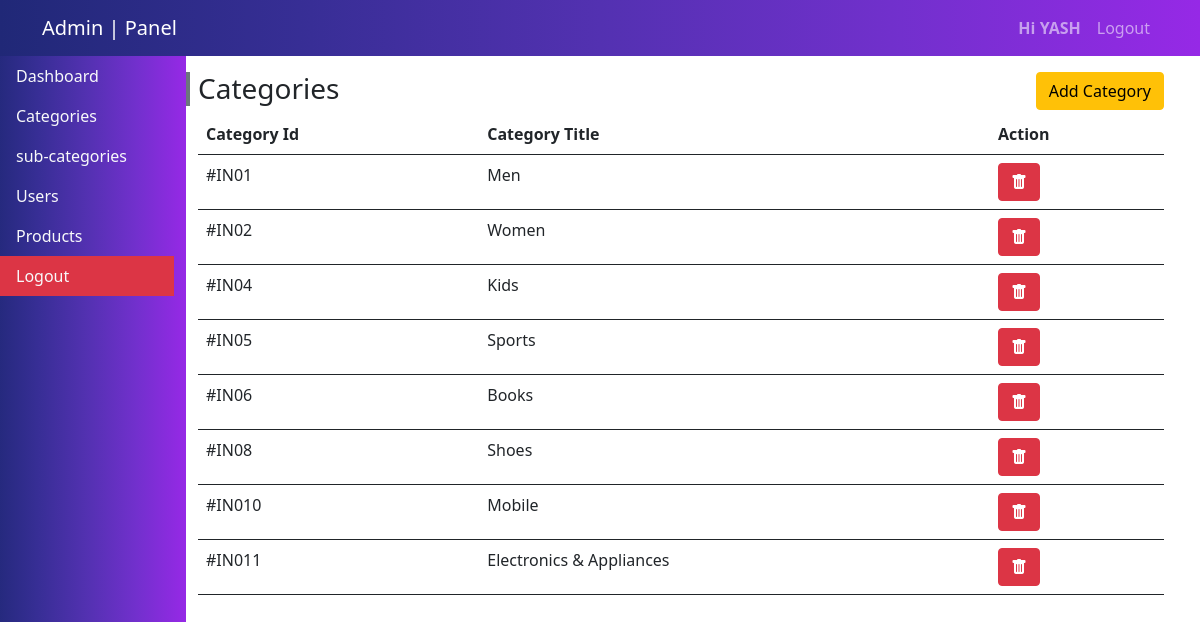
The app's page /admin/category.php (signed in) with its own data.
### tables this page shows
CREATE TABLE `category` (
  `c_id` int(11) NOT NULL,
  `c_title` varchar(200) NOT NULL
);

### admin/admin_config.php (called while the page is built, shortened)
<?php
$conn = mysqli_connect("localhost","root","","shopsy") or die("db fail");
function callingAlldata($table){
    $array=[];
    global $conn;
    $query = mysqli_query($conn,"select * from $table");
    while ($row = mysqli_fetch_array($query)) {
        $array[] = $row;
    }
    return $array;
}
function singleCalling($table){
    global $conn;
    $query = mysqli_query($conn,"select * from $table");
    $row = mysqli_fetch_array($query);
    return $row;
}
?>

### admin/category.php (the view, shortened to what this page needs)
<?php include "admin_config.php" ?>
<!DOCTYPE html>
<html lang="en">
<head>
    <link rel="stylesheet" href="https://cdn.jsdelivr.net/npm/bootstrap-icons@1.7.2/font/bootstrap-icons.css">
    <link href="https://cdn.jsdelivr.net/npm/bootstrap@5.1.3/dist/css/bootstrap.min.css" rel="stylesheet">
</head>
<body>
    <?php include "header.php" ?>
    <div class="container-fluid ps-0">
        <div class="row w-100 p-0">
            <div class="col-2" id="side" style="height:100vh;overflow-y:scroll">
                <?php include "side.php"; ?>
            </div>
            <div class="col-10">
                <div class="row mt-3">
                    <div class="col-6 p-0">
                        <h3 class="ps-2 border-4 border-start border-secondary">Categories</h3>
                    </div>
                    <div class="col-6">
                        <a href="#insertCat" class="btn btn-warning float-end" data-bs-toggle="modal">Add Category</a>
                    </div>
                </div>
                <table class="table border-0">
                    <tr>
                        <th>Category Id</th>
                        <th>Category Title</th>
                        <th>Action</th>
                    </tr>
                    <?php
                    $data = callingAlldata("category");
                    foreach ($data as $value) { ?>
                    <tr>
                        <td>#IN0<?= $value['c_id']; ?></td>
                        <td><?= $value['c_title']; ?></td>
                        <td><a href="category.php?del_id=<?= $value['c_id']; ?>" class="btn btn-danger "><i class="bi bi-trash-fill"></i></a></td>
                    </tr>
                   <?php }?>
                </table>
            </div>
        </div>
    </div>
</body>
</html>

### admin/header.php (shortened to what this page needs)
<?php  if (isset($_SESSION['user'])) {
  $log = $_SESSION['user'];
  $name = singleCalling("admin where username = '$log'");
}  ?>
<nav class="navbar navbar-expand-lg navbar-dark sticky-top" id="navbar_color">
  <div class="container">
    <a href="index.php" class="navbar-brand">Admin | Panel</a>
    <ul class="navbar-nav">
      <?php if (isset($_SESSION['user'])) { ?>
        <li class="nav-item"><a href="index.php" class="nav-link fw-bold">Hi <?= $name['id_name']; ?></a></li>
        <li class="nav-item"><a href="admin_logout.php" class="nav-link">Logout</a></li>
     <?php } else {?>
      <li class="nav-item"><a href="admin_login.php" class="nav-link">Login</a></li>
    <?php } ?>
    </ul>
  </div>
</nav>

### admin/category.php (style rules this page uses)
#side { background-image: linear-gradient(to right, rgba(32, 40, 119, 1), rgba(55, 46, 149, 1), rgba(83, 49, 177, 1), rgba(114, 48, 205, 1), rgba(150, 41, 230, 1)) !important }

### admin/header.php (style rules this page uses)
#navbar_color { background-image: linear-gradient(to right, rgba(32, 40, 119, 1), rgba(55, 46, 149, 1), rgba(83, 49, 177, 1), rgba(114, 48, 205, 1), rgba(150, 41, 230, 1)) !important }

### records on screen
category: c_id "1", c_title "Men"
category: c_id "2", c_title "Women"
category: c_id "4", c_title "Kids"
category: c_id "5", c_title "Sports"
category: c_id "6", c_title "Books"
category: c_id "8", c_title "Shoes"
category: c_id "10", c_title "Mobile"
category: c_id "11", c_title "Electronics & Appliances"

### other values on screen
$name['id_name'] "YASH"
